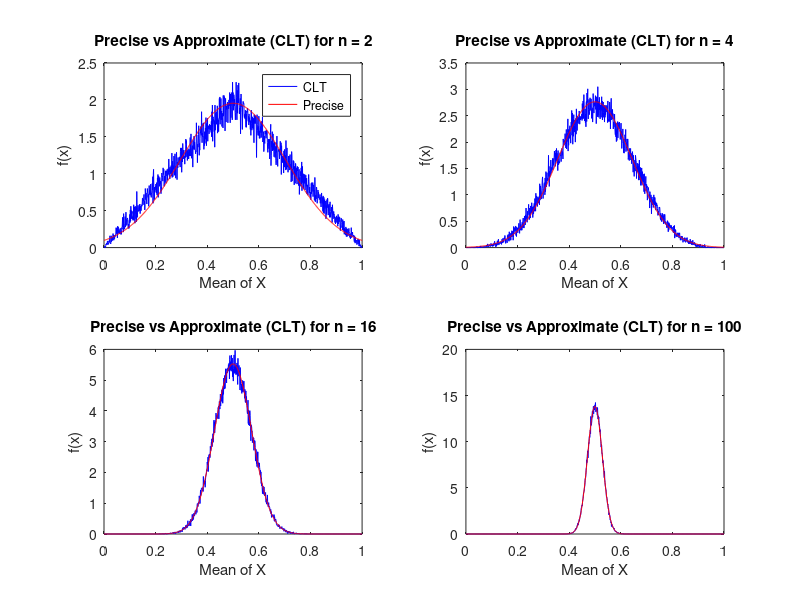

The MATLAB script that drew this image:
%David Jacob
%John Shaver
%ECE 345 Project 3
%Part 1

close all
clear all
clc

n = 100000;
interval = [0:0.001:1];

%Creates n samples of 2, 4, 16, 100 columns long uniformly distributed
rM2 = rand(n, 2);
rM4 = rand(n, 4);
rM16 = rand(n, 16);
rM100 = rand(n, 100);


%Calculates mean along Columns
mM2 = mean(rM2, 2);
mM4 = mean(rM4, 2);
mM16 = mean(rM16, 2);
mM100 = mean(rM100,2);


%Creates histograms of pdf of each Mn
[histm2, z] = hist(mM2, interval);
histm2 = histm2/n/.001;

[histm4, z] = hist(mM4, interval);
histm4 = histm4/n/.001;

[histm16, z] = hist(mM16, interval);
histm16 = histm16/n/.001;

[histm100, z] = hist(mM100, interval);
histm100 = histm100/n/.001;

%General Sigma and for specific N values
sigma = sqrt(1/12);
sig2 = sigma/sqrt(2);
sig4 = sigma/sqrt(4);
sig16 = sigma/sqrt(16);
sig100 = sigma/sqrt(100);

%Generates approximate pdfs for Mn
approx2 = normpdf(z, .5, sig2);
approx4 = normpdf(z, .5, sig4);
approx16 = normpdf(z, .5, sig16);
approx100 = normpdf(z, .5, sig100);


%Plotting
figure(1)
subplot(2,2,1)
plot(z, histm2,'-b', z, approx2, 'r')
legend('CLT', 'Precise')
title('Precise vs Approximate (CLT) for n = 2')
xlabel('Mean of X')
ylabel('f(x)')

subplot(2,2,2)
plot(z, histm4,'-b', interval, approx4, 'r')
title('Precise vs Approximate (CLT) for n = 4')
xlabel('Mean of X')
ylabel('f(x)')

subplot(2,2,3)
plot(z, histm16,'-b', z, approx16, 'r')
title('Precise vs Approximate (CLT) for n = 16')
xlabel('Mean of X')
ylabel('f(x)')

subplot(2,2,4)
plot(z, histm100,'-b', z, approx100, 'r')
title('Precise vs Approximate (CLT) for n = 100')
xlabel('Mean of X')
ylabel('f(x)')